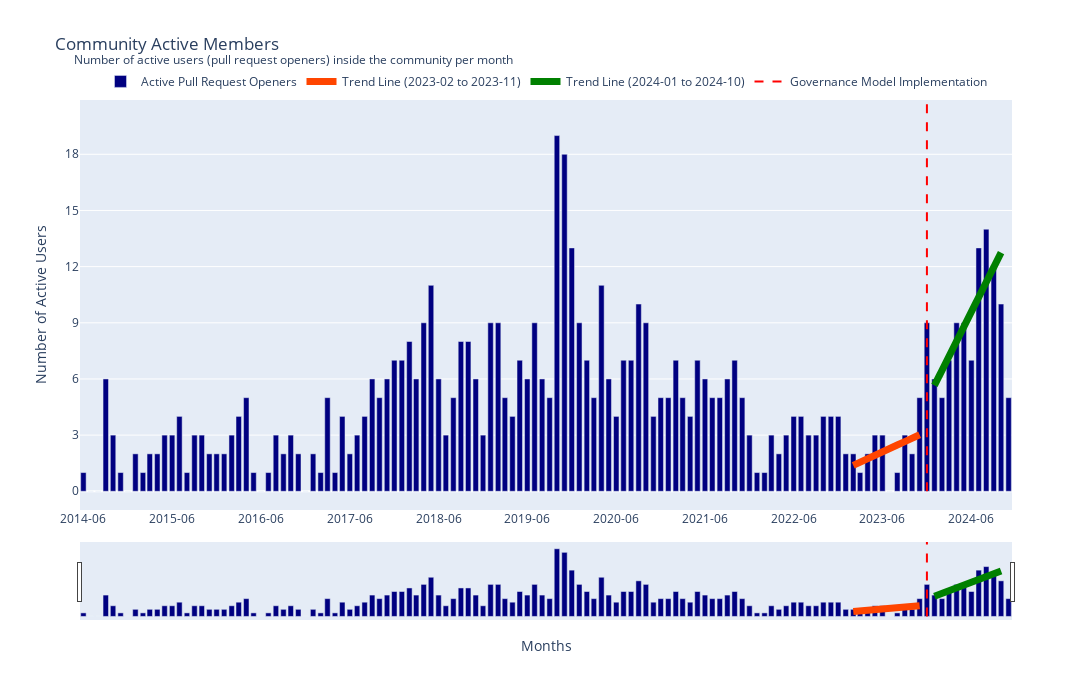

The notebook cell this image was saved under:
### Code cell
months = pull_request_contributors['created_at']
mean_values = pull_request_contributors['number_of_users']
fig = go.Figure()

fig.add_trace(go.Bar(
    x=months,
    y=mean_values,
    name='Active Pull Request Openers',
    marker=dict(color='navy')
))

fig.add_trace(go.Scatter(
    x=data_1['created_at'].astype(str),
    y=trend_1,
    mode='lines',
    line=dict(color='orangered', width=7),
    name='Trend Line (2023-02 to 2023-11)'
))

fig.add_trace(go.Scatter(
    x=data_2['created_at'].astype(str),
    y=trend_2,
    mode='lines',
    line=dict(color='green', width=7),
    name='Trend Line (2024-01 to 2024-10)'
))

fig.update_layout(
    title='Community Active Members',
    xaxis_title='Months',
    yaxis_title='Number of Active Users',
    xaxis=dict(
        tickmode='array',
        tickvals=months[::12],
        ticktext=months[::12],
        rangeslider=dict(visible=False),
        tickformat='%Y-%m',
    ),
    yaxis=dict(range=[-1, max(mean_values) * 1.1], dtick=3),
    hovermode='x unified',
    width=1400,
    height=700,
    legend=dict(
        orientation='h',
        yanchor='bottom',
        y=1.01,
        xanchor='center',
        x=0.5
    ),
    annotations=[
        dict(
            text='Number of active users (pull request openers) inside the community per month',
            xref='paper',
            yref='paper',
            x=-0.009,
            y=1.095,
            showarrow=False,
            font=dict(size=12)
        )
    ]
)

fig.add_trace(go.Scatter(
    x=['2023-12', '2023-12'],
    y=[0, max(mean_values) * 1.1],
    mode='lines',
    line=dict(color='red', dash='dash'),
    name='Governance Model Implementation'
))

fig.write_image('images/community_pr_active_members.png')

fig.update_layout(
    annotations=[
        dict(
            y=1.125
        )
    ],
    xaxis=dict(
        rangeslider=dict(visible=True),
    )
)

fig.show()

### Figure 1 — Plotly figure (JSON) as saved in the notebook; plotly's stock layout.template omitted (floating-point values rounded to 4 significant figures)
{"data": [{"marker": {"color": "navy"}, "name": "Active Pull Request Openers", "type": "bar", "x": ["2014-06", "2014-07", "2014-08", "2014-09", "2014-10", "2014-11", "2014-12", "2015-01", "2015-02", "2015-03", "2015-04", "2015-05", "2015-06", "2015-07", "2015-08", "2015-09", "2015-10", "2015-11", "2015-12", "2016-01", "2016-02", "2016-03", "2016-04", "2016-05", "2016-06", "2016-07", "2016-08", "2016-09", "2016-10", "2016-11", "2016-12", "2017-01", "2017-02", "2017-03", "2017-04", "2017-05", "2017-06", "2017-07", "2017-08", "2017-09", "2017-10", "2017-11", "2017-12", "2018-01", "2018-02", "2018-03", "2018-04", "2018-05", "2018-06", "2018-07", "2018-08", "2018-09", "2018-10", "2018-11", "2018-12", "2019-01", "2019-02", "2019-03", "2019-04", "2019-05", "2019-06", "2019-07", "2019-08", "2019-09", "2019-10", "2019-11", "2019-12", "2020-01", "2020-02", "2020-03", "2020-04", "2020-05", "2020-06", "2020-07", "2020-08", "2020-09", "2020-10", "2020-11", "2020-12", "2021-01", "2021-02", "2021-03", "2021-04", "2021-05", "2021-06", "2021-07", "2021-08", "2021-09", "2021-10", "2021-11", "2021-12", "2022-01", "2022-02", "2022-03", "2022-04", "2022-05", "2022-06", "2022-07", "2022-08", "2022-09", "2022-10", "2022-11", "2022-12", "2023-01", "2023-02", "2023-03", "2023-04", "2023-05", "2023-06", "2023-07", "2023-08", "2023-09", "2023-10", "2023-11", "2023-12", "2024-01", "2024-02", "2024-03", "2024-04", "2024-05", "2024-06", "2024-07", "2024-08", "2024-09", "2024-10", "2024-11"], "y": [1, 0, 0, 6, 3, 1, 0, 2, 1, 2, 2, 3, 3, 4, 1, 3, 3, 2, 2, 2, 3, 4, 5, 1, 0, 1, 3, 2, 3, 2, 0, 2, 1, 5, 1, 4, 2, 3, 4, 6, 5, 6, 7, 7, 8, 6, 9, 11, 6, 3, 5, 8, 8, 6, 3, 9, 9, 5, 4, 7, 6, 9, 6, 5, 19, 18, 13, 9, 7, 5, 11, 6, 4, 7, 7, 10, 9, 4, 5, 5, 7, 5, 4, 7, 6, 5, 5, 6, 7, 5, 3, 1, 1, 3, 2, 3, 4, 4, 3, 3, 4, 4, 4, 2, 2, 1, 2, 3, 3, 0, 1, 3, 2, 5, 9, 6, 5, 7, 9, 9, 7, 13, 14, 12, 10, 5]}, {"line": {"color": "orangered", "width": 7}, "mode": "lines", "name": "Trend Line (2023-02 to 2023-11)", "type": "scatter", "x": ["2023-02", "2023-03", "2023-04", "2023-05", "2023-06", "2023-07", "2023-08", "2023-09", "2023-10", "2023-11"], "y": [1.382, 1.564, 1.745, 1.927, 2.109, 2.291, 2.473, 2.655, 2.836, 3.018]}, {"line": {"color": "green", "width": 7}, "mode": "lines", "name": "Trend Line (2024-01 to 2024-10)", "type": "scatter", "x": ["2024-01", "2024-02", "2024-03", "2024-04", "2024-05", "2024-06", "2024-07", "2024-08", "2024-09", "2024-10"], "y": [5.655, 6.442, 7.23, 8.018, 8.806, 9.594, 10.38, 11.17, 11.96, 12.75]}, {"line": {"color": "red", "dash": "dash"}, "mode": "lines", "name": "Governance Model Implementation", "type": "scatter", "x": ["2023-12", "2023-12"], "y": [0, 20.9]}], "layout": {"annotations": [{"font": {"size": 12}, "showarrow": false, "text": "Number of active users (pull request openers) inside the community per month", "x": -0.009, "xref": "paper", "y": 1.125, "yref": "paper"}], "height": 700, "hovermode": "x unified", "legend": {"orientation": "h", "x": 0.5, "xanchor": "center", "y": 1.01, "yanchor": "bottom"}, "title": {"text": "Community Active Members"}, "width": 1400, "xaxis": {"rangeslider": {"visible": true}, "tickformat": "%Y-%m", "tickmode": "array", "ticktext": ["2014-06", "2015-06", "2016-06", "2017-06", "2018-06", "2019-06", "2020-06", "2021-06", "2022-06", "2023-06", "2024-06"], "tickvals": ["2014-06", "2015-06", "2016-06", "2017-06", "2018-06", "2019-06", "2020-06", "2021-06", "2022-06", "2023-06", "2024-06"], "title": {"text": "Months"}}, "yaxis": {"dtick": 3, "range": [-1, 20.9], "title": {"text": "Number of Active Users"}}}}
